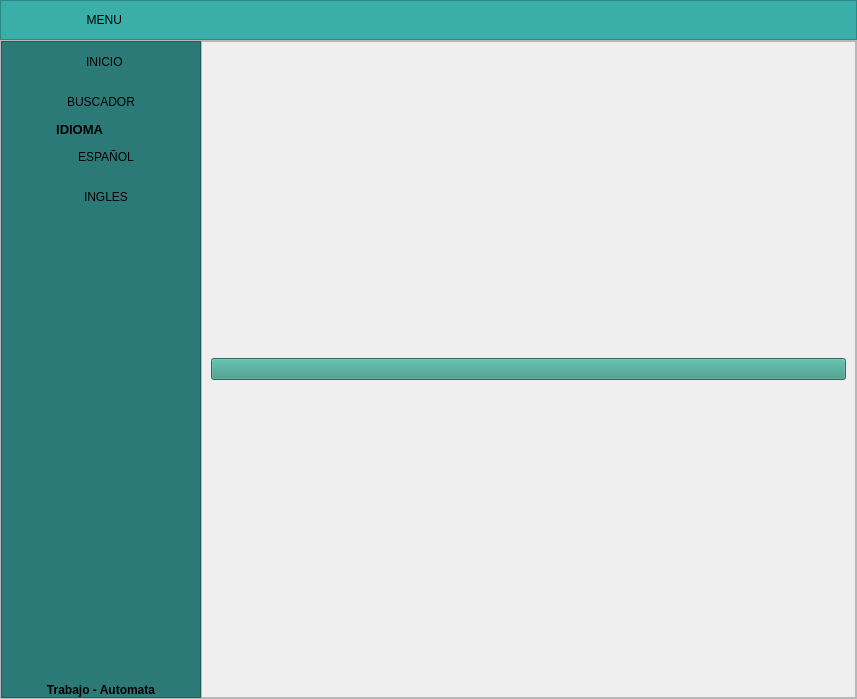
<?xml version="1.0" encoding="UTF-8"?>
<ui version="4.0">
 <class>MainWindow</class>
 <widget class="QMainWindow" name="MainWindow">
  <property name="geometry">
   <rect>
    <x>0</x>
    <y>0</y>
    <width>857</width>
    <height>699</height>
   </rect>
  </property>
  <property name="windowTitle">
   <string>MainWindow</string>
  </property>
  <widget class="QWidget" name="centralwidget">
   <layout class="QVBoxLayout" name="verticalLayout">
    <property name="spacing">
     <number>0</number>
    </property>
    <property name="leftMargin">
     <number>0</number>
    </property>
    <property name="topMargin">
     <number>0</number>
    </property>
    <property name="rightMargin">
     <number>0</number>
    </property>
    <property name="bottomMargin">
     <number>0</number>
    </property>
    <item>
     <widget class="QFrame" name="frame_superior">
      <property name="minimumSize">
       <size>
        <width>0</width>
        <height>40</height>
       </size>
      </property>
      <property name="maximumSize">
       <size>
        <width>16777215</width>
        <height>40</height>
       </size>
      </property>
      <property name="styleSheet">
       <string notr="true">background-color: rgb(58, 175, 169);</string>
      </property>
      <property name="frameShape">
       <enum>QFrame::StyledPanel</enum>
      </property>
      <property name="frameShadow">
       <enum>QFrame::Raised</enum>
      </property>
      <layout class="QHBoxLayout" name="horizontalLayout_2">
       <property name="spacing">
        <number>2</number>
       </property>
       <property name="leftMargin">
        <number>0</number>
       </property>
       <property name="topMargin">
        <number>0</number>
       </property>
       <property name="rightMargin">
        <number>0</number>
       </property>
       <property name="bottomMargin">
        <number>0</number>
       </property>
       <item>
        <widget class="QPushButton" name="bt_menu">
         <property name="minimumSize">
          <size>
           <width>200</width>
           <height>35</height>
          </size>
         </property>
         <property name="maximumSize">
          <size>
           <width>16777215</width>
           <height>35</height>
          </size>
         </property>
         <property name="styleSheet">
          <string notr="true">QPushButton{
background-color: #3AAFA9;
border-radius:0px;
}

QPushButton:hover{
background-color: white;
front: 87 12pt &quot;Arial Black&quot;;
}</string>
         </property>
         <property name="text">
          <string>  MENU</string>
         </property>
         <property name="icon">
          <iconset>
           <normaloff>../assets/MENU.png</normaloff>../assets/MENU.png</iconset>
         </property>
        </widget>
       </item>
       <item>
        <spacer name="horizontalSpacer">
         <property name="orientation">
          <enum>Qt::Horizontal</enum>
         </property>
         <property name="sizeHint" stdset="0">
          <size>
           <width>441</width>
           <height>20</height>
          </size>
         </property>
        </spacer>
       </item>
       <item>
        <widget class="QPushButton" name="bt_minimizar">
         <property name="styleSheet">
          <string notr="true">QPushButton{
border:0px;
}

QPushButton:hover{
border:5px solid #aa00ff;
background-color:#7a7a7a;
}</string>
         </property>
         <property name="text">
          <string/>
         </property>
         <property name="icon">
          <iconset>
           <normaloff>../assets/Minimizar.png</normaloff>../assets/Minimizar.png</iconset>
         </property>
         <property name="iconSize">
          <size>
           <width>32</width>
           <height>32</height>
          </size>
         </property>
        </widget>
       </item>
       <item>
        <widget class="QPushButton" name="bt_restaurar">
         <property name="styleSheet">
          <string notr="true">QPushButton{
border:0px;
}

QPushButton:hover{
border:5px solid #aa00ff;
background-color:#ffff00;
}</string>
         </property>
         <property name="text">
          <string/>
         </property>
         <property name="icon">
          <iconset>
           <normaloff>../assets/restaurar.png</normaloff>../assets/restaurar.png</iconset>
         </property>
         <property name="iconSize">
          <size>
           <width>32</width>
           <height>32</height>
          </size>
         </property>
        </widget>
       </item>
       <item>
        <widget class="QPushButton" name="bt_maximizar">
         <property name="styleSheet">
          <string notr="true">QPushButton{
border:0px;
}

QPushButton:hover{
border:5px solid #aa00ff;
background-color:#4423ff;
}</string>
         </property>
         <property name="text">
          <string/>
         </property>
         <property name="icon">
          <iconset>
           <normaloff>../assets/maximizar.png</normaloff>../assets/maximizar.png</iconset>
         </property>
         <property name="iconSize">
          <size>
           <width>32</width>
           <height>32</height>
          </size>
         </property>
        </widget>
       </item>
       <item>
        <widget class="QPushButton" name="bt_cerrar">
         <property name="maximumSize">
          <size>
           <width>16777215</width>
           <height>35</height>
          </size>
         </property>
         <property name="styleSheet">
          <string notr="true">QPushButton{
border:0px;
}

QPushButton:hover{
border:5px solid #aa00ff;
background-color:#ff0004;
}</string>
         </property>
         <property name="text">
          <string/>
         </property>
         <property name="icon">
          <iconset>
           <normaloff>../assets/cerrar2.png</normaloff>../assets/cerrar2.png</iconset>
         </property>
         <property name="iconSize">
          <size>
           <width>32</width>
           <height>32</height>
          </size>
         </property>
        </widget>
       </item>
      </layout>
     </widget>
    </item>
    <item>
     <widget class="QFrame" name="frame_inferior">
      <property name="frameShape">
       <enum>QFrame::StyledPanel</enum>
      </property>
      <property name="frameShadow">
       <enum>QFrame::Raised</enum>
      </property>
      <layout class="QHBoxLayout" name="horizontalLayout">
       <property name="spacing">
        <number>0</number>
       </property>
       <property name="leftMargin">
        <number>0</number>
       </property>
       <property name="topMargin">
        <number>0</number>
       </property>
       <property name="rightMargin">
        <number>0</number>
       </property>
       <property name="bottomMargin">
        <number>0</number>
       </property>
       <item>
        <widget class="QFrame" name="lateral">
         <property name="minimumSize">
          <size>
           <width>200</width>
           <height>25</height>
          </size>
         </property>
         <property name="maximumSize">
          <size>
           <width>0</width>
           <height>16777215</height>
          </size>
         </property>
         <property name="styleSheet">
          <string notr="true">QFrame{
background-color:#2B7A78;
}

QPushButton{
background-color:#2B7A78;
border-top-left-radius:20px;
border-bottom-left-radius:20px;

font: 75 12pt &quot;Arial Narrow&quot;;
}

QPushButton:hover{
background-color:white;
border-top-left-radius:20px;
border-bottom-left-radius:20px;

font: 75 12pt&quot;Arial Narrow&quot;;
}</string>
         </property>
         <property name="frameShape">
          <enum>QFrame::StyledPanel</enum>
         </property>
         <property name="frameShadow">
          <enum>QFrame::Raised</enum>
         </property>
         <layout class="QVBoxLayout" name="verticalLayout_3">
          <property name="spacing">
           <number>0</number>
          </property>
          <property name="leftMargin">
           <number>0</number>
          </property>
          <property name="topMargin">
           <number>0</number>
          </property>
          <property name="rightMargin">
           <number>0</number>
          </property>
          <property name="bottomMargin">
           <number>0</number>
          </property>
          <item>
           <widget class="QPushButton" name="BotonInicio">
            <property name="minimumSize">
             <size>
              <width>0</width>
              <height>40</height>
             </size>
            </property>
            <property name="maximumSize">
             <size>
              <width>16777215</width>
              <height>40</height>
             </size>
            </property>
            <property name="text">
             <string>  INICIO</string>
            </property>
            <property name="icon">
             <iconset>
              <normaloff>../assets/pngwing.com.png</normaloff>../assets/pngwing.com.png</iconset>
            </property>
            <property name="iconSize">
             <size>
              <width>32</width>
              <height>32</height>
             </size>
            </property>
           </widget>
          </item>
          <item>
           <widget class="QPushButton" name="Buscador">
            <property name="minimumSize">
             <size>
              <width>0</width>
              <height>40</height>
             </size>
            </property>
            <property name="maximumSize">
             <size>
              <width>16777215</width>
              <height>40</height>
             </size>
            </property>
            <property name="text">
             <string>BUSCADOR</string>
            </property>
            <property name="icon">
             <iconset>
              <normaloff>../assets/LUPA.png</normaloff>../assets/LUPA.png</iconset>
            </property>
            <property name="iconSize">
             <size>
              <width>32</width>
              <height>32</height>
             </size>
            </property>
           </widget>
          </item>
          <item>
           <widget class="QLabel" name="label_3">
            <property name="font">
             <font>
              <pointsize>10</pointsize>
              <weight>75</weight>
              <bold>true</bold>
             </font>
            </property>
            <property name="text">
             <string>               IDIOMA</string>
            </property>
           </widget>
          </item>
          <item>
           <widget class="QPushButton" name="Spanish">
            <property name="minimumSize">
             <size>
              <width>0</width>
              <height>40</height>
             </size>
            </property>
            <property name="maximumSize">
             <size>
              <width>16777215</width>
              <height>40</height>
             </size>
            </property>
            <property name="text">
             <string>   ESPAÑOL</string>
            </property>
            <property name="icon">
             <iconset>
              <normaloff>../assets/España.png</normaloff>../assets/España.png</iconset>
            </property>
            <property name="iconSize">
             <size>
              <width>32</width>
              <height>32</height>
             </size>
            </property>
           </widget>
          </item>
          <item>
           <widget class="QPushButton" name="English">
            <property name="minimumSize">
             <size>
              <width>0</width>
              <height>40</height>
             </size>
            </property>
            <property name="maximumSize">
             <size>
              <width>16777215</width>
              <height>40</height>
             </size>
            </property>
            <property name="text">
             <string>   INGLES</string>
            </property>
            <property name="icon">
             <iconset>
              <normaloff>../assets/USA.webp</normaloff>../assets/USA.webp</iconset>
            </property>
            <property name="iconSize">
             <size>
              <width>32</width>
              <height>32</height>
             </size>
            </property>
           </widget>
          </item>
          <item>
           <spacer name="verticalSpacer">
            <property name="orientation">
             <enum>Qt::Vertical</enum>
            </property>
            <property name="sizeHint" stdset="0">
             <size>
              <width>20</width>
              <height>297</height>
             </size>
            </property>
           </spacer>
          </item>
          <item>
           <widget class="QLabel" name="label">
            <property name="font">
             <font>
              <weight>75</weight>
              <bold>true</bold>
             </font>
            </property>
            <property name="text">
             <string>Trabajo - Automata</string>
            </property>
            <property name="alignment">
             <set>Qt::AlignCenter</set>
            </property>
           </widget>
          </item>
         </layout>
        </widget>
       </item>
       <item>
        <widget class="QFrame" name="frame_contenedor">
         <property name="frameShape">
          <enum>QFrame::StyledPanel</enum>
         </property>
         <property name="frameShadow">
          <enum>QFrame::Raised</enum>
         </property>
         <layout class="QVBoxLayout" name="verticalLayout_2">
          <property name="spacing">
           <number>0</number>
          </property>
          <property name="leftMargin">
           <number>0</number>
          </property>
          <property name="topMargin">
           <number>0</number>
          </property>
          <property name="rightMargin">
           <number>0</number>
          </property>
          <property name="bottomMargin">
           <number>0</number>
          </property>
          <item>
           <widget class="QStackedWidget" name="stackedWidget">
            <property name="currentIndex">
             <number>0</number>
            </property>
            <widget class="QWidget" name="page">
             <layout class="QVBoxLayout" name="verticalLayout_4">
              <item>
               <widget class="QPushButton" name="pushbutton">
                <property name="styleSheet">
                 <string notr="true">background-color: rgb(55, 150, 131);</string>
                </property>
                <property name="text">
                 <string/>
                </property>
                <property name="icon">
                 <iconset>
                  <normaloff>../assets/robot.png</normaloff>../assets/robot.png</iconset>
                </property>
                <property name="iconSize">
                 <size>
                  <width>500</width>
                  <height>500</height>
                 </size>
                </property>
               </widget>
              </item>
             </layout>
            </widget>
            <widget class="QWidget" name="page_2">
             <layout class="QVBoxLayout" name="verticalLayout_5">
              <item>
               <widget class="QFrame" name="frame">
                <property name="styleSheet">
                 <string notr="true">background-color: rgb(55, 150, 131);</string>
                </property>
                <property name="frameShape">
                 <enum>QFrame::StyledPanel</enum>
                </property>
                <property name="frameShadow">
                 <enum>QFrame::Raised</enum>
                </property>
                <widget class="QPushButton" name="pushButton_2">
                 <property name="geometry">
                  <rect>
                   <x>480</x>
                   <y>110</y>
                   <width>74</width>
                   <height>40</height>
                  </rect>
                 </property>
                 <property name="minimumSize">
                  <size>
                   <width>0</width>
                   <height>40</height>
                  </size>
                 </property>
                 <property name="maximumSize">
                  <size>
                   <width>16777215</width>
                   <height>40</height>
                  </size>
                 </property>
                 <property name="styleSheet">
                  <string notr="true">QPushButton{
border:0px;
}

QPushButton:hover{
background-color: white;
front: 87 12pt &quot;Arial Black&quot;;
}
</string>
                 </property>
                 <property name="text">
                  <string>Buscar</string>
                 </property>
                 <property name="icon">
                  <iconset>
                   <normaloff>../assets/LUPA.png</normaloff>../assets/LUPA.png</iconset>
                 </property>
                </widget>
                <widget class="QLabel" name="Etiqueta">
                 <property name="geometry">
                  <rect>
                   <x>10</x>
                   <y>100</y>
                   <width>461</width>
                   <height>61</height>
                  </rect>
                 </property>
                 <property name="font">
                  <font>
                   <pointsize>14</pointsize>
                   <weight>75</weight>
                   <bold>true</bold>
                  </font>
                 </property>
                 <property name="styleSheet">
                  <string notr="true">QLabel{
border:0px;
}

QLabel:hover{
front: 87 12pt &quot;Arial Black&quot;;
}
</string>
                 </property>
                 <property name="text">
                  <string>Inserte la palabra que desea buscar</string>
                 </property>
                 <property name="alignment">
                  <set>Qt::AlignCenter</set>
                 </property>
                </widget>
                <widget class="QTextBrowser" name="textBrowser">
                 <property name="geometry">
                  <rect>
                   <x>40</x>
                   <y>200</y>
                   <width>471</width>
                   <height>171</height>
                  </rect>
                 </property>
                 <property name="styleSheet">
                  <string notr="true">background-color: rgb(255, 255, 255);</string>
                 </property>
                </widget>
               </widget>
              </item>
             </layout>
            </widget>
           </widget>
          </item>
         </layout>
        </widget>
       </item>
      </layout>
     </widget>
    </item>
   </layout>
  </widget>
 </widget>
 <resources/>
 <connections/>
</ui>
